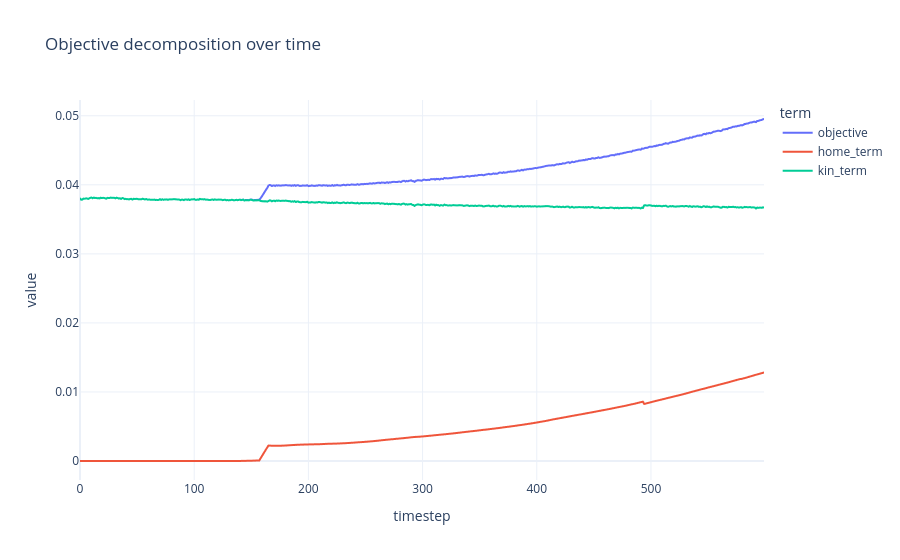

The cell this chart's notebook holds for it:
### Code cell
# FBA run 600s using homeostatic + kinetic 0.00315 sim on lambda_k = 0.00315 and binary_idx of homeo only

df_obj = pd.DataFrame({
    "timestep": range(len(obj_val_arr)),
    "objective": obj_val_arr,
    "home_term": home_term_arr * objective_weights["homeostatic"],
    "kin_term": np.asarray(kin_term_arr) * objective_weights["kinetics"],
})

long = df_obj.melt(id_vars="timestep", var_name="term", value_name="value")

fig = px.line(
    long, x="timestep", y="value", color="term",
    title="Objective decomposition over time",
)
fig.update_layout(template="plotly_white", hovermode="x unified")
fig.show()

### Figure 1 — Plotly figure (JSON) as saved in the notebook; plotly's stock layout.template omitted (floating-point values rounded to 4 significant figures; data arrays with more than 128 entries replaced by an {"elided": "..."} marker saying what was removed)
{"data": [{"hovertemplate": "term=objective<br>timestep=%{x}<br>value=%{y}<extra></extra>", "legendgroup": "objective", "line": {"color": "#636efa", "dash": "solid"}, "marker": {"symbol": "circle"}, "mode": "lines", "name": "objective", "showlegend": true, "x": {"elided": "600 int values"}, "xaxis": "x", "y": {"elided": "600 float values"}, "yaxis": "y", "type": "scattergl"}, {"hovertemplate": "term=home_term<br>timestep=%{x}<br>value=%{y}<extra></extra>", "legendgroup": "home_term", "line": {"color": "#EF553B", "dash": "solid"}, "marker": {"symbol": "circle"}, "mode": "lines", "name": "home_term", "showlegend": true, "x": {"elided": "600 int values"}, "xaxis": "x", "y": {"elided": "600 float values"}, "yaxis": "y", "type": "scattergl"}, {"hovertemplate": "term=kin_term<br>timestep=%{x}<br>value=%{y}<extra></extra>", "legendgroup": "kin_term", "line": {"color": "#00cc96", "dash": "solid"}, "marker": {"symbol": "circle"}, "mode": "lines", "name": "kin_term", "showlegend": true, "x": {"elided": "600 int values"}, "xaxis": "x", "y": {"elided": "600 float values"}, "yaxis": "y", "type": "scattergl"}], "layout": {"xaxis": {"anchor": "y", "domain": [0.0, 1.0], "title": {"text": "timestep"}}, "yaxis": {"anchor": "x", "domain": [0.0, 1.0], "title": {"text": "value"}}, "legend": {"title": {"text": "term"}, "tracegroupgap": 0}, "title": {"text": "Objective decomposition over time"}, "hovermode": "x unified"}}
